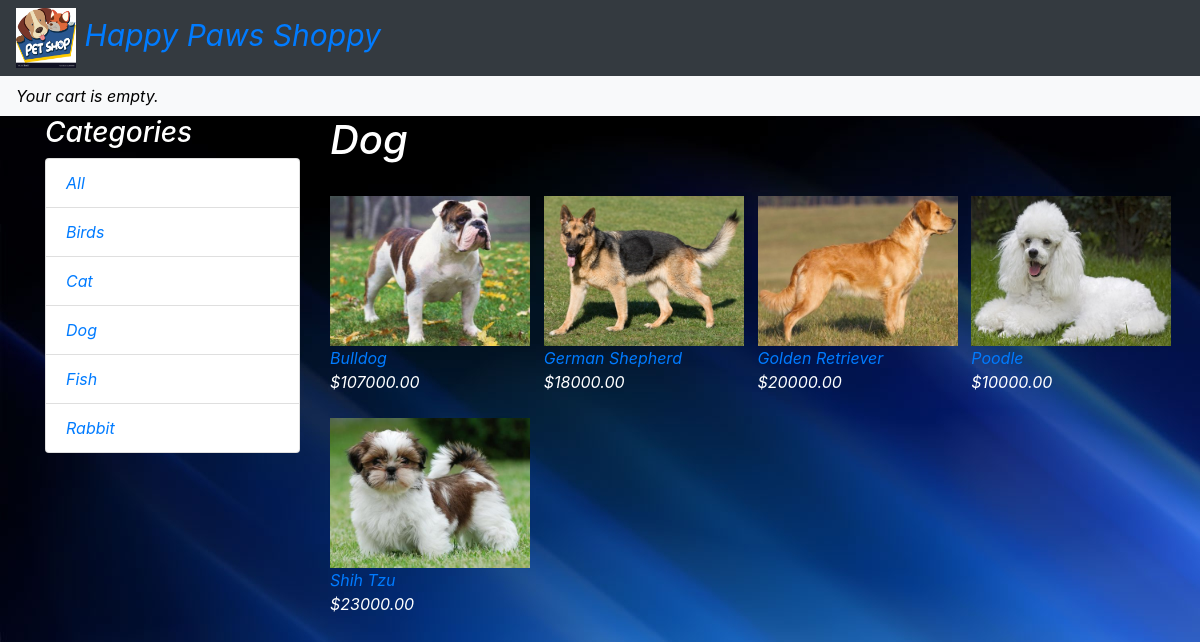
/dog/, run on the app's committed database.
### shop/models.py (models this page shows, shortened)
class Category(models.Model):
	name = models.CharField(max_length=200,   db_index=True)
	slug = models.SlugField(max_length=200, unique=True)
	class Meta:
		ordering = ('name',)
		verbose_name = 'category'
		verbose_name_plural = 'categories'
	def get_absolute_url(self):
		return reverse('shop:product_list_by_category',
			args=[self.slug])

class Product(models.Model):
	category = models.ForeignKey(Category, related_name='products',
				on_delete=models.CASCADE)
	name = models.CharField(max_length=200, db_index=True)
	slug = models.SlugField(max_length=200, db_index=True)
	image = models.ImageField(upload_to='products/%Y/%m/%d',   blank=True)
	description = models.TextField(blank=True)
	price = models.DecimalField(max_digits=10, decimal_places=2)
	available = models.BooleanField(default=True)
	created = models.DateTimeField(auto_now_add=True)
	updated = models.DateTimeField(auto_now=True)
	class Meta:
		ordering = ('name',)
		index_together = (('id', 'slug'),)
	def get_absolute_url(self):
		return reverse('shop:product_detail',
			args=[self.id, self.slug])

### shop/views.py (the view)
# urls.py: urlpatterns = [    path('', views.product_list, name='product_list'),
def product_list(request, category_slug=None):
	category = None
	categories = Category.objects.all()
	products = Product.objects.filter(available=True)
	if category_slug:
		category = get_object_or_404(Category, slug=category_slug)
		products = products.filter(category=category)
	return render(request,
			'shop/product/list.html',
			{'category': category,
			'categories': categories,
			'products': products})

### cart/cart.py (called while the page is built)
	def __len__(self):
		return sum(item['quantity'] for item in self.cart.values())

### cart/context_processors.py (called while the page is built)
def cart(request):
	return {'cart': Cart(request)}

### shop/templates/shop/product/list.html (shortened to what this page needs)
{% extends "shop/base.html" %}
{% load static %}
{% block content %}
<div class="row">
	<div class ="col-md-3">
	<h3>Categories</h3>
	<ul class = "list-group">
		<li class="list-group-item" {% if not category %}class="selected"{% endif %}>   <a href="{% url 'shop:product_list' %}">All</a>
		</li>
		{% for c in categories %}
		<li class="list-group-item" {% if category.slug == c.slug %}class="selected" {% endif %}>
			<a href="{{ c.get_absolute_url }}">{{ c.name }}</a>
		</li>
	{% endfor %}
</ul>
</div>
<div id="main" class="col-md-9">
	<h1>{% if category %}{{ category.name }}{% else %}Animals{% endif %}</h1>
	<div class="row">
	{% for product in products %}
				<div class="col-md-3">
				<a href="{{ product.get_absolute_url }}"> <br>
				<img class = "img-responsive" width="200px;" height="150px;" src="{% if product.image %}{{ product.image.url }}
				{% else %}
				{% static 'img/no_image.png' %}{% endif %}">
				</a>
				<a href="{{ product.get_absolute_url }}">{{ product.name }}</a>
				<br>
				${{ product.price }}
				</div>
	{% endfor %}
</div>
</div>
</div>
{% endblock %}

### data on the page
Category: name "Birds"
Category: name "Cat"
Category: name "Dog"
Category: name "Fish"
Category: name "Rabbit"
Product: image (picture), name "Bulldog", price "107000.00"
Product: image (picture), name "German Shepherd", price "18000.00"
Product: image (picture), name "Golden Retriever", price "20000.00"
Product: image (picture), name "Poodle", price "10000.00"
Product: image (picture), name "Shih Tzu", price "23000.00"
